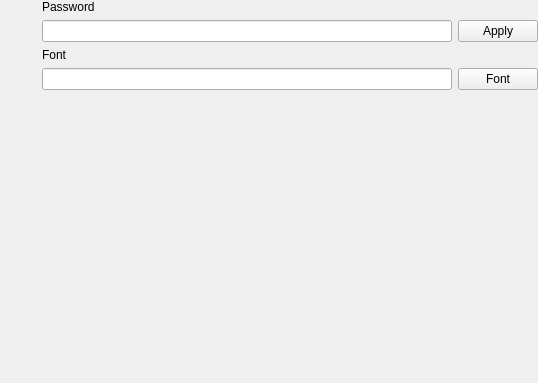
<?xml version="1.0" encoding="UTF-8"?>
<ui version="4.0">
 <class>ModuleDongliTeahouseSetting</class>
 <widget class="QWidget" name="ModuleDongliTeahouseSetting">
  <property name="geometry">
   <rect>
    <x>0</x>
    <y>0</y>
    <width>538</width>
    <height>383</height>
   </rect>
  </property>
  <property name="windowTitle">
   <string>ModuleDongliTeahouseSetting</string>
  </property>
  <layout class="QHBoxLayout" name="horizontalLayout">
   <property name="leftMargin">
    <number>0</number>
   </property>
   <property name="topMargin">
    <number>0</number>
   </property>
   <property name="rightMargin">
    <number>0</number>
   </property>
   <property name="bottomMargin">
    <number>0</number>
   </property>
   <item>
    <widget class="QListWidget" name="listWidget_buttons">
     <property name="minimumSize">
      <size>
       <width>36</width>
       <height>0</height>
      </size>
     </property>
     <property name="maximumSize">
      <size>
       <width>36</width>
       <height>16777215</height>
      </size>
     </property>
     <property name="styleSheet">
      <string notr="true">QListWidget {background: transparent;}</string>
     </property>
     <property name="frameShape">
      <enum>QFrame::NoFrame</enum>
     </property>
     <property name="verticalScrollBarPolicy">
      <enum>Qt::ScrollBarAlwaysOff</enum>
     </property>
     <property name="horizontalScrollBarPolicy">
      <enum>Qt::ScrollBarAlwaysOff</enum>
     </property>
     <property name="showDropIndicator" stdset="0">
      <bool>false</bool>
     </property>
     <property name="defaultDropAction">
      <enum>Qt::CopyAction</enum>
     </property>
     <property name="selectionMode">
      <enum>QAbstractItemView::NoSelection</enum>
     </property>
     <property name="selectionBehavior">
      <enum>QAbstractItemView::SelectItems</enum>
     </property>
     <property name="verticalScrollMode">
      <enum>QAbstractItemView::ScrollPerPixel</enum>
     </property>
     <property name="spacing">
      <number>3</number>
     </property>
    </widget>
   </item>
   <item>
    <widget class="QStackedWidget" name="stackedWidget">
     <property name="currentIndex">
      <number>0</number>
     </property>
     <widget class="QWidget" name="page_basicinfo">
      <layout class="QGridLayout" name="gridLayout">
       <property name="leftMargin">
        <number>0</number>
       </property>
       <property name="topMargin">
        <number>0</number>
       </property>
       <property name="rightMargin">
        <number>0</number>
       </property>
       <property name="bottomMargin">
        <number>0</number>
       </property>
       <property name="horizontalSpacing">
        <number>6</number>
       </property>
       <item row="1" column="0">
        <widget class="QLineEdit" name="lineEdit_password"/>
       </item>
       <item row="1" column="1">
        <widget class="QPushButton" name="pushButton_password">
         <property name="text">
          <string>Apply</string>
         </property>
        </widget>
       </item>
       <item row="2" column="0">
        <widget class="QLabel" name="label_font">
         <property name="text">
          <string>Font</string>
         </property>
        </widget>
       </item>
       <item row="3" column="0">
        <widget class="QLineEdit" name="lineEdit_font">
         <property name="readOnly">
          <bool>true</bool>
         </property>
        </widget>
       </item>
       <item row="0" column="0">
        <widget class="QLabel" name="label_password">
         <property name="text">
          <string>Password</string>
         </property>
        </widget>
       </item>
       <item row="3" column="1">
        <widget class="QPushButton" name="pushButton_font">
         <property name="text">
          <string>Font</string>
         </property>
        </widget>
       </item>
       <item row="4" column="1">
        <spacer name="verticalSpacer">
         <property name="orientation">
          <enum>Qt::Vertical</enum>
         </property>
         <property name="sizeHint" stdset="0">
          <size>
           <width>20</width>
           <height>40</height>
          </size>
         </property>
        </spacer>
       </item>
      </layout>
     </widget>
    </widget>
   </item>
  </layout>
 </widget>
 <resources>
  <include location="../DongliTeahouse.qrc"/>
 </resources>
 <connections/>
</ui>
